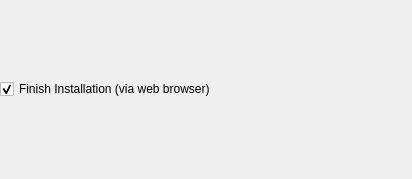
<?xml version="1.0" encoding="UTF-8"?>
<ui version="4.0">
 <class>FinishCheckBoxForm</class>
 <widget class="QWidget" name="FinishCheckBoxForm">
  <property name="geometry">
   <rect>
    <x>0</x>
    <y>0</y>
    <width>412</width>
    <height>179</height>
   </rect>
  </property>
  <layout class="QVBoxLayout" name="verticalLayout">
   <property name="margin">
    <number>0</number>
   </property>
   <item>
    <widget class="QCheckBox" name="finishCheckBox">
     <property name="text">
      <string>Finish Installation (via web browser)</string>
     </property>
     <property name="checked">
      <bool>true</bool>
     </property>
     <property name="tristate">
      <bool>false</bool>
     </property>
    </widget>
   </item>
  </layout>
 </widget>
 <resources/>
 <connections/>
</ui>
